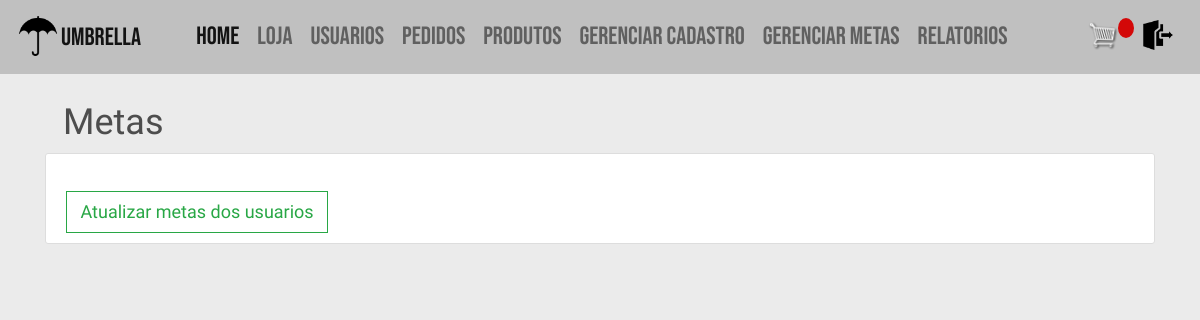
The page /metas/ (signed in) on the database as committed earlier.
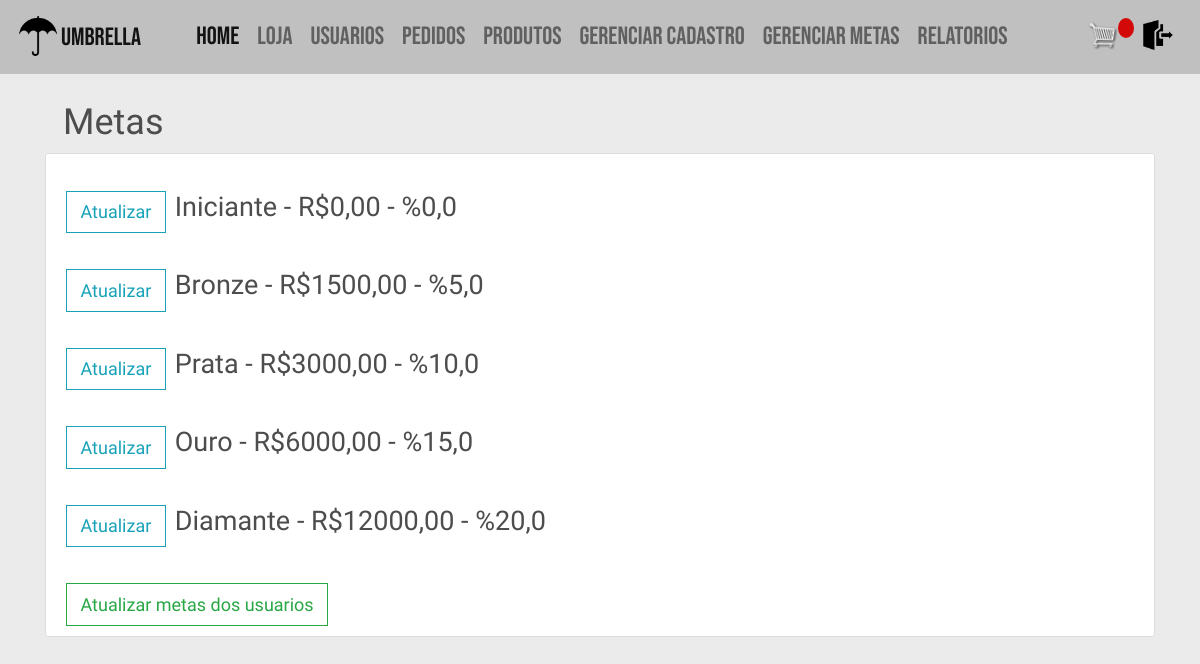
The same page on the database as committed later.
### vendas/models.py (models this page shows, shortened)
class Meta(models.Model):
    INICIANTE = "Iniciante"
    BRONZE = "Bronze"
    PRATA = "Prata"
    OURO = "Ouro"
    DIAMANTE = "Diamante"
    opcoes_nivel = [
        (INICIANTE, "iniciante"),
        (BRONZE, "bronze"),
        (PRATA, "prata"),
        (OURO, "ouro"),
        (DIAMANTE, "diamante"),
    ]
    nivel = models.CharField(choices=opcoes_nivel,
                             max_length=50)
    valor = models.FloatField(_("valor"))
    desconto = models.FloatField(_("desconto"))

### vendas/views.py (the view)
# urls.py: path('metas/', views.metas, name='metas'),
@login_required
@user_passes_test(franquia_check)
def metas(request):
    metas = Meta.objects.all()
    return render(request, "vendas/metas.html", {'metas': metas})

### users/models.py (called while the page is built)
    def __str__(self):
        return self.email

### vendas/views.py (called while the page is built)
def franquia_check(user):
    if user.tipo == User.FRANQUIA:
        return True
    else:
        return False

### vendas/templates/vendas/metas.html
{% extends "vendas/base.html" %}
{% load crispy_forms_tags %}
{% block content %}
<h2 class="ml-3">Metas</h2>
<div class="content-section">
    <br>
        {% for meta in metas %}
            <div class="table">
                <div class="d-flex">
                    <div class="form-group">
                        <a class="btn btn-outline-info" href="{% url 'atualizar_meta' meta.id %}">Atualizar</a>
                    </div>
                    <h4 class="account-heading ml-2">{{ meta.nivel }} - R${{ meta.valor|floatformat:2 }} - %{{ meta.desconto }} </h4>
                </div>
            </div>
        {% endfor %}
        <a class="btn btn-outline-success" href="{% url 'atualizar_metas_revendedores'%}">Atualizar metas dos usuarios</a>
</div>
{% endblock content %}

Rows that differ between the two databases and show on the page:
added Meta: nivel "Iniciante", valor "0,00", desconto "0,0"
added Meta: nivel "Bronze", valor "1500,00", desconto "5,0"
added Meta: nivel "Prata", valor "3000,00", desconto "10,0"
added Meta: nivel "Ouro", valor "6000,00", desconto "15,0"
added Meta: nivel "Diamante", valor "12000,00", desconto "20,0"
